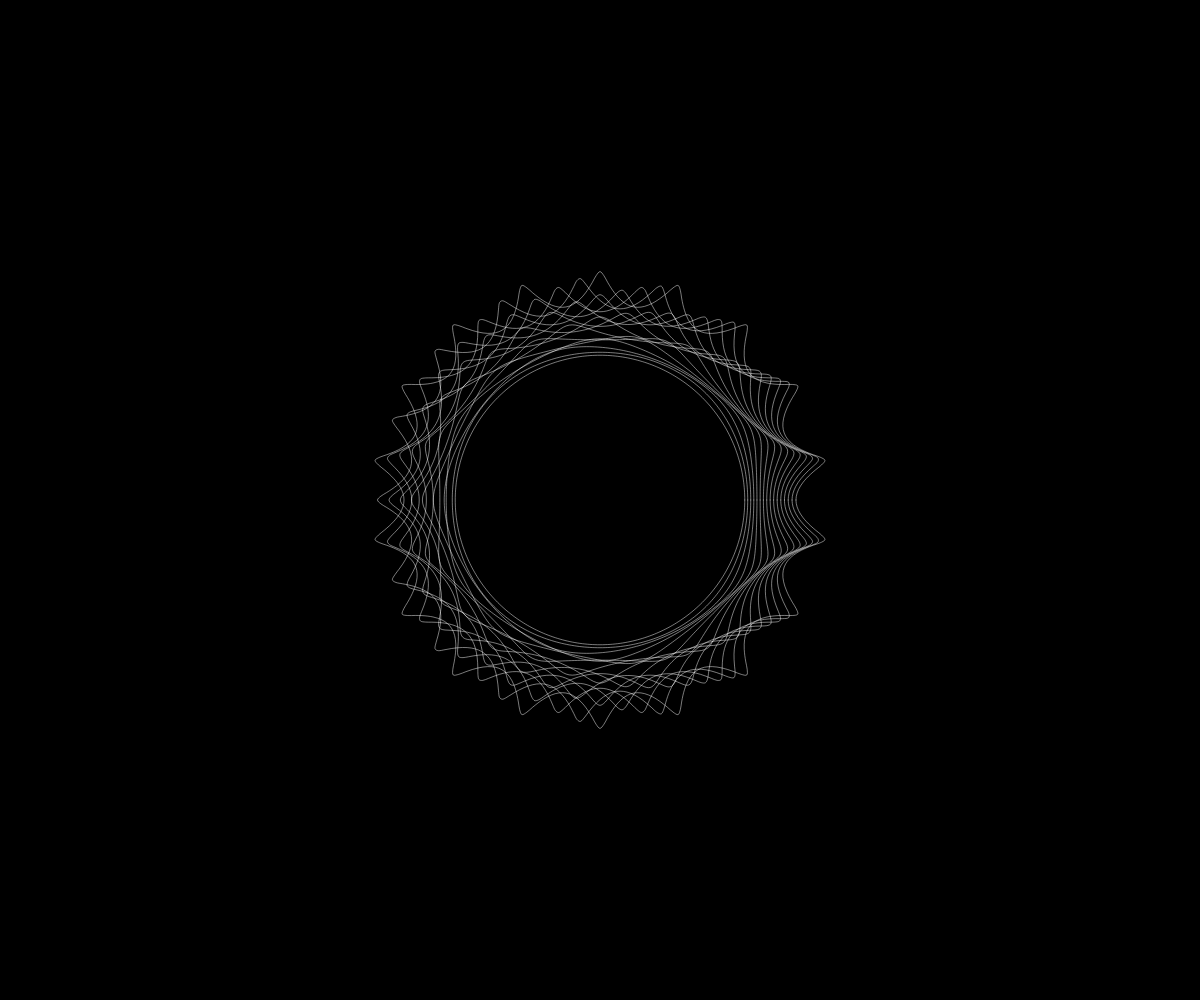
Frame 1 (no input)
Frame 60 (no input): identical to frame 1, image omitted
Frame 120 (the mouse pressed at the canvas centre since frame 60): identical to frame 1, image omitted

The p5.js sketch that drew this single still picture (run headless with seeded random() and noise() and a simulated clock; from frame 60 on, the mouse is pressed at the canvas centre):

// p5.js sketch
// ── sketch.js
var scaler =200;
var m = 2;
var n1= 18;
var n2=1;
var n3 = 1;

function setup() {
  
 createCanvas(windowWidth, windowHeight);
 noFill();
 stroke(255,122);
  
}

function draw() {
  
  background(0);
  drawShape(width/2, height/2);
 
  
}

 function drawShape(x,y){
   
   push();
   translate(x,y);
   
   var newscaler = scaler;
   
   for (var s=16; s>0; s--){
    
     beginShape();
     var mm=m+s;
     var nn1 = n1 + s;
     var nn2 = n2 + s;
     var nn3 = n3 + s;
     newscaler = newscaler * 0.98;
     var sscaler = newscaler;
     
     var points = superformula (mm,nn1,nn2,nn3);
     
     curveVertex(points[points.length-1].x * sscaler, points[points.length-1].y*sscaler);
     
     for (var i=0; i<points.length;i++){
       curveVertex (points[i].x * sscaler,points[i].y * sscaler );
       
     }
     curveVertex(points[0].x * sscaler, points[0].y*sscaler);
     endShape();
     
   }
   
   pop();
   
 }

function superformula (m,n1,n2,n3){
  
  var numPoints =360;
  var phi = TWO_PI / numPoints
  var points = [];
  
  for (var i =0 ; i<= numPoints; i++){
    
    points [i]= superFormulaPoint(m,n1,n2,n3,phi*i);
    
  }
  
  return points;
  
}

function superFormulaPoint(m,n1,n2,n3,phi){
  
  var r;
  var t1, t2;
  var a=1, b=1;
  var x=0;
  var y=0;
  
  t1=cos((m * phi) / 4) / a;
  t1=abs(t1);
  t1=pow(t1,n2);
  
  t2=sin((m* phi) / 4) / b;
  t2=abs(t2);
  t2=pow(t2,n3);
  
  r = pow(t1+t2, 1/n1);
  
  if (abs(r)==0){
    x=0;
    y=0;
  }
  
  else {
    r= 1 / r;
    x= r * cos(phi);
    y= r*sin(phi);
  }
  
  return new p5.Vector(x,y);
  
}
function windowResized() {
    
  resizeCanvas(windowWidth, windowHeight);

}
